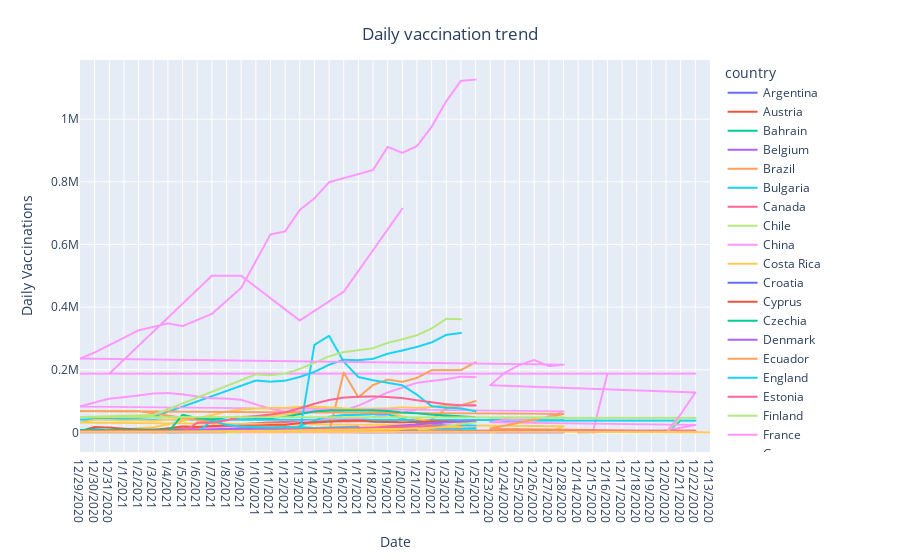

Source (notebook cell):
### Code cell
fig = px.line(data, x = 'date', y ='daily_vaccinations', color = 'country')
fig.update_layout(
    title={
            'text' : "Daily vaccination trend",
            'y':0.95,
            'x':0.5
        },
    xaxis_title="Date",
    yaxis_title="Daily Vaccinations"
)
fig.show()
